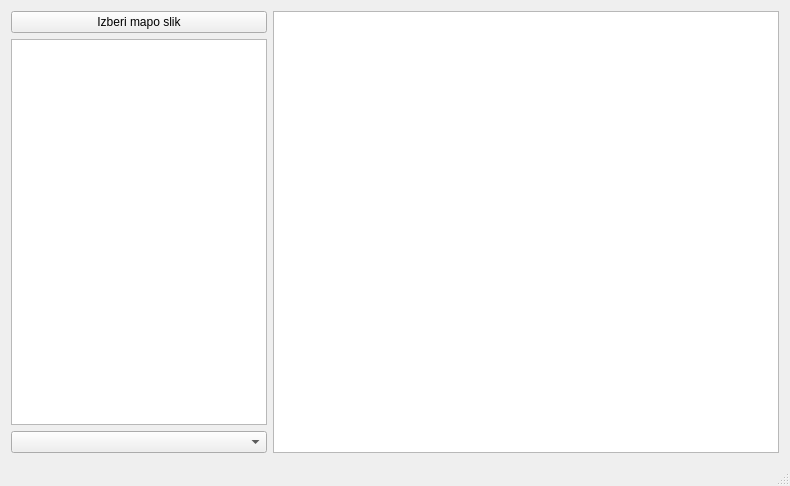
<?xml version="1.0" encoding="UTF-8"?>
<ui version="4.0">
 <class>MainWindow</class>
 <widget class="QMainWindow" name="MainWindow">
  <property name="geometry">
   <rect>
    <x>0</x>
    <y>0</y>
    <width>790</width>
    <height>486</height>
   </rect>
  </property>
  <property name="windowTitle">
   <string>MainWindow</string>
  </property>
  <widget class="QWidget" name="centralWidget">
   <layout class="QHBoxLayout" name="horizontalLayout_2">
    <item>
     <layout class="QVBoxLayout" name="verticalLayout">
      <item>
       <widget class="QPushButton" name="pushButton">
        <property name="text">
         <string>Izberi mapo slik</string>
        </property>
       </widget>
      </item>
      <item>
       <widget class="QListView" name="listView"/>
      </item>
      <item>
       <widget class="QComboBox" name="comboBox"/>
      </item>
     </layout>
    </item>
    <item>
     <widget class="QGraphicsView" name="graphicsView">
      <property name="sizePolicy">
       <sizepolicy hsizetype="Expanding" vsizetype="Expanding">
        <horstretch>2</horstretch>
        <verstretch>0</verstretch>
       </sizepolicy>
      </property>
     </widget>
    </item>
   </layout>
  </widget>
  <widget class="QStatusBar" name="statusBar"/>
 </widget>
 <layoutdefault spacing="6" margin="11"/>
 <resources/>
 <connections/>
</ui>
